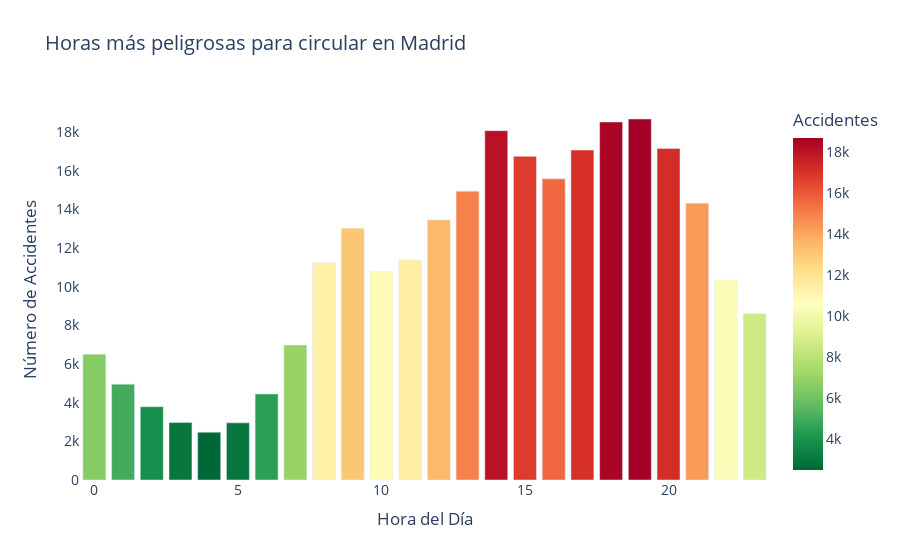

Notebook code cell kept with this figure:
### Code cell
accidentes_por_hora = df['hora_reducida'].value_counts().reset_index()
accidentes_por_hora.columns = ['hora', 'n_accidentes']
accidentes_por_hora = accidentes_por_hora.sort_values('hora')

fig = px.bar(accidentes_por_hora, x='hora', y='n_accidentes', 
             color='n_accidentes', 
             color_continuous_scale='RdYlGn_r', 
             title='Horas más peligrosas para circular en Madrid')

fig.update_layout(
    xaxis_title='Hora del Día',
    yaxis_title='Número de Accidentes',
    font=dict(size=14),
    plot_bgcolor='white',
    coloraxis_colorbar=dict(title='Accidentes')
)
fig.show()

### Figure 1 — Plotly figure (JSON) as saved in the notebook; plotly's stock layout.template omitted (floating-point values rounded to 4 significant figures)
{"data": [{"alignmentgroup": "True", "hovertemplate": "hora=%{x}<br>n_accidentes=%{marker.color}<extra></extra>", "legendgroup": "", "marker": {"color": [6510, 4958, 3792, 2974, 2475, 2956, 4453, 6981, 11257, 13027, 10788, 11391, 13456, 14944, 18075, 16744, 15582, 17068, 18523, 18677, 17155, 14321, 10346, 8606], "coloraxis": "coloraxis", "pattern": {"shape": ""}}, "name": "", "offsetgroup": "", "orientation": "v", "showlegend": false, "textposition": "auto", "type": "bar", "x": [0, 1, 2, 3, 4, 5, 6, 7, 8, 9, 10, 11, 12, 13, 14, 15, 16, 17, 18, 19, 20, 21, 22, 23], "xaxis": "x", "y": [6510, 4958, 3792, 2974, 2475, 2956, 4453, 6981, 11257, 13027, 10788, 11391, 13456, 14944, 18075, 16744, 15582, 17068, 18523, 18677, 17155, 14321, 10346, 8606], "yaxis": "y"}], "layout": {"barmode": "relative", "coloraxis": {"colorbar": {"title": {"text": "Accidentes"}}, "colorscale": [[0, "rgb(0,104,55)"], [0.1, "rgb(26,152,80)"], [0.2, "rgb(102,189,99)"], [0.3, "rgb(166,217,106)"], [0.4, "rgb(217,239,139)"], [0.5, "rgb(255,255,191)"], [0.6, "rgb(254,224,139)"], [0.7, "rgb(253,174,97)"], [0.8, "rgb(244,109,67)"], [0.9, "rgb(215,48,39)"], [1, "rgb(165,0,38)"]]}, "font": {"size": 14}, "legend": {"tracegroupgap": 0}, "plot_bgcolor": "white", "title": {"text": "Horas más peligrosas para circular en Madrid"}, "xaxis": {"anchor": "y", "domain": [0, 1], "title": {"text": "Hora del Día"}}, "yaxis": {"anchor": "x", "domain": [0, 1], "title": {"text": "Número de Accidentes"}}}}
